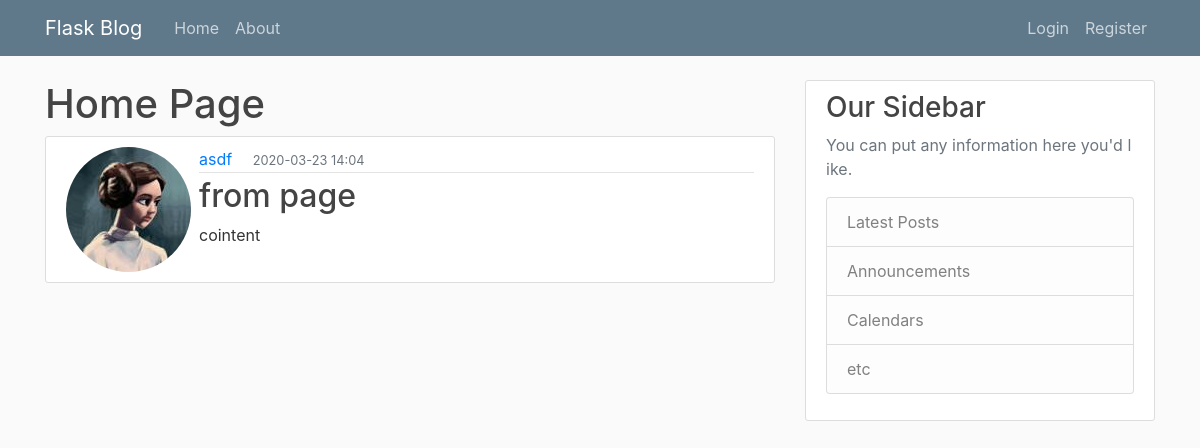
/post/1, run on the app's committed database.
### flaskblog/models.py (models this page shows, shortened)
class User(db.Model, UserMixin):
    id = db.Column(db.Integer, primary_key=True)
    username = db.Column(db.String(20), unique=True, nullable=False)
    email = db.Column(db.String(120), unique=True, nullable=False)
    image_file = db.Column(db.String(20), nullable=False, default='default.jpeg')
    password = db.Column(db.String(60), nullable=False)
    posts = db.relationship('Post', backref='author',lazy=True)

class Post(db.Model):
    id = db.Column(db.Integer, primary_key=True)
    title = db.Column(db.String(100), nullable=False)
    date_posted = db.Column(db.DateTime, nullable=False, default=dt.utcnow)
    content = db.Column(db.Text, nullable=False)
    user_id = db.Column(db.Integer, db.ForeignKey('user.id'), nullable=False)

### flaskblog/routes.py (the view)
@app.route('/post/<int:post_id>')
def post(post_id):
    post = Post.query.get_or_404(post_id)
    return render_template('post.html', title=post.title, post=post)

### flaskblog/templates/post.html (shortened to what this page needs)
{% extends 'layout.html' %} {% block content %}
<h1>Home Page</h1>
<article class="media content-section">
    <img class="rounded-circle article-image" src="{{ url_for('static', filename='profile_pics/' + post.author.image_file) }}">
    <div class="media-body ml-2">
        <div class="article-metadata">
            <a class="mr-3" href="{{ url_for('user_posts', username=post.author.username) }}">{{ post.author.username }}</a>
            <small class="text-muted">{{ post.date_posted.strftime('%Y-%m-%d %H:%M') }}</small>
        </div>
        <h2 class="article-title">{{ post.title }}</h2>
        <p class="article-content">{{ post.content }}</p>
    </div>
</article>
{% endblock content %}

### flaskblog/static/main.css (style rules this page uses)
body { background: #fafafa; color: #333333; margin-top: 5rem; }
h1, h2, h3, h4, h5, h6 { color: #444444; }
p { word-break: break-all; }
.content-section { background: #ffffff; padding: 10px 20px; border: 1px solid #dddddd; border-radius: 3px; margin-bottom: 20px; }
.article-title { color: #444444; }
.article-content { white-space: pre-line; }
.article-metadata { padding-bottom: 1px; margin-bottom: 4px; border-bottom: 1px solid #e3e3e3; }

### data on the page
User: image_file (picture), author.username "asdf"
Post: date_posted "2020-03-23 14:04", title "from page", content "cointent"
